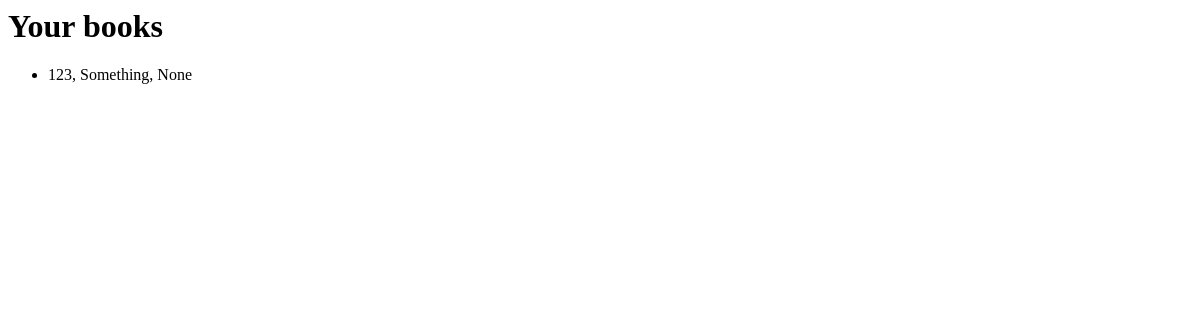
The page /inventory on the database as committed earlier.
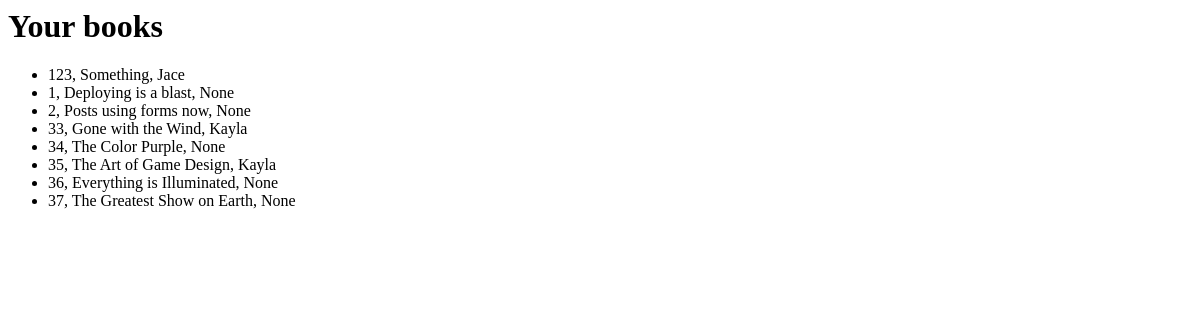
The same page on the database as committed later.
### app/models.py (models this page shows, shortened)
class Book(db.Model):
    id = db.Column(db.Integer, primary_key=True)
    title = db.Column(db.String(120), index=True, unique=True)
    loaned_to = db.Column(db.String(120), index=True)
    rfid = db.Column(db.Integer, index=True, unique=True)

### app/routes.py (the view)
@app.route("/inventory")
def inventory():
    books = Book.query.all()
    return render_template('inventory.html', rows=books)

### app/templates/inventory.html
<h1>Your books</h1>
<ul>
{% for row in rows %}
<li>{{ "{}, {}, {}".format(row.rfid, row.title, row.loaned_to) }}</li>
{% endfor %}
</ul>

Rows that differ between the two databases and show on the page:
changed Book: rfid+title+loaned_to "123, Something, None" → "123, Something, Jace"
added Book: rfid+title+loaned_to "1, Deploying is a blast, None"
added Book: rfid+title+loaned_to "2, Posts using forms now, None"
added Book: rfid+title+loaned_to "33, Gone with the Wind, Kayla"
added Book: rfid+title+loaned_to "34, The Color Purple, None"
added Book: rfid+title+loaned_to "35, The Art of Game Design, Kayla"
added Book: rfid+title+loaned_to "36, Everything is Illuminated, None"
added Book: rfid+title+loaned_to "37, The Greatest Show on Earth, None"
